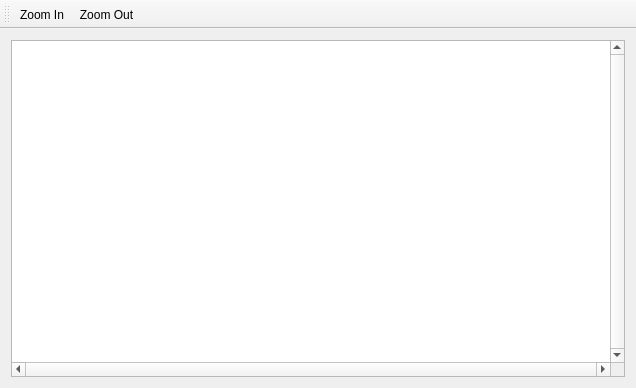
<?xml version="1.0" encoding="UTF-8"?>
<ui version="4.0">
 <class>MainWindow</class>
 <widget class="QMainWindow" name="MainWindow">
  <property name="geometry">
   <rect>
    <x>0</x>
    <y>0</y>
    <width>636</width>
    <height>388</height>
   </rect>
  </property>
  <property name="windowTitle">
   <string>Box2D + Qt</string>
  </property>
  <widget class="QWidget" name="centralWidget">
   <layout class="QHBoxLayout" name="horizontalLayout">
    <item>
     <layout class="QVBoxLayout" name="verticalLayout">
      <item>
       <widget class="QGraphicsView" name="graphicsView">
        <property name="verticalScrollBarPolicy">
         <enum>Qt::ScrollBarAlwaysOn</enum>
        </property>
        <property name="horizontalScrollBarPolicy">
         <enum>Qt::ScrollBarAlwaysOn</enum>
        </property>
       </widget>
      </item>
     </layout>
    </item>
   </layout>
  </widget>
  <widget class="QToolBar" name="toolBar">
   <property name="windowTitle">
    <string>toolBar</string>
   </property>
   <attribute name="toolBarArea">
    <enum>TopToolBarArea</enum>
   </attribute>
   <attribute name="toolBarBreak">
    <bool>false</bool>
   </attribute>
   <addaction name="actionZoomIn"/>
   <addaction name="actionZoomOut"/>
  </widget>
  <action name="actionZoomIn">
   <property name="icon">
    <iconset>
     <normaloff>../../../../usr/share/icons/oxygen/32x32/actions/zoom-in.png</normaloff>../../../../usr/share/icons/oxygen/32x32/actions/zoom-in.png</iconset>
   </property>
   <property name="text">
    <string>Zoom In</string>
   </property>
   <property name="toolTip">
    <string>Zoom In</string>
   </property>
  </action>
  <action name="actionZoomOut">
   <property name="icon">
    <iconset>
     <normaloff>../../../../usr/share/icons/oxygen/32x32/actions/zoom-out.png</normaloff>../../../../usr/share/icons/oxygen/32x32/actions/zoom-out.png</iconset>
   </property>
   <property name="text">
    <string>Zoom Out</string>
   </property>
   <property name="toolTip">
    <string>Zoom Out</string>
   </property>
  </action>
 </widget>
 <layoutdefault spacing="6" margin="11"/>
 <resources/>
 <connections/>
</ui>
